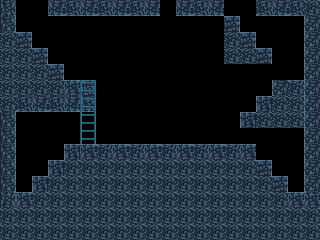

Tiled map render using the project's own tile images. Description and the whole map definition, tile-layer contents included, below:
An orthogonal 20x15 tile map with 16x16 px tiles, 2 tile layers (tiles, foreground) and 23 objects (23x tile).

<map version="1.5" tiledversion="1.6.0" orientation="orthogonal" renderorder="right-down" width="20" height="15" tilewidth="16" tileheight="16" infinite="0" nextlayerid="4" nextobjectid="35">
 <editorsettings>
  <export target="../test_bottom.lua" format="lua" />
 </editorsettings>
 <tileset firstgid="1" name="base" tilewidth="16" tileheight="16" tilecount="418" columns="22">
  <image source="../../../assets/graphics/game/tiles.png" width="352" height="304" />
 </tileset>
 <layer id="1" name="tiles" width="20" height="15">
  <data encoding="csv">
201,0,0,203,202,203,202,203,202,203,0,203,202,203,0,0,202,203,202,203,
223,0,0,0,0,0,0,0,0,0,0,0,0,0,311,0,0,0,0,226,
268,311,0,0,0,0,0,0,0,0,0,0,0,0,268,311,0,0,0,226,
268,268,311,0,0,0,0,0,0,0,0,0,0,0,268,268,311,0,0,226,
268,268,268,311,0,0,0,0,0,0,0,0,0,0,0,0,0,0,0,226,
268,268,268,268,247,311,0,0,0,0,0,0,0,0,0,0,0,226,246,226,
310,202,203,202,203,289,0,0,0,0,0,0,0,0,0,0,312,268,268,226,
223,0,0,0,0,0,0,0,0,0,0,0,0,0,0,312,268,268,268,226,
223,0,0,0,0,0,0,0,0,0,0,0,0,0,0,0,0,0,0,226,
223,0,0,0,312,247,246,247,246,247,246,247,246,247,246,247,0,0,0,226,
223,0,0,312,309,309,309,309,309,309,309,309,309,309,309,309,311,0,0,226,
223,0,312,309,309,309,309,309,309,309,309,309,309,309,309,309,309,311,0,226,
245,247,309,309,309,309,309,309,309,309,309,309,309,309,309,309,309,309,247,248,
309,309,309,309,309,309,309,309,309,309,309,309,309,309,309,309,309,309,309,309,
309,309,309,309,309,309,309,309,309,309,309,309,309,309,309,309,309,309,309,309
</data>
 </layer>
 <layer id="3" name="foreground" width="20" height="15">
  <data encoding="csv">
0,0,0,0,0,0,0,0,0,0,0,0,0,0,0,0,0,0,0,309,
0,0,0,0,0,0,0,0,0,0,0,0,0,0,0,0,0,0,0,0,
0,0,0,0,0,0,0,0,0,0,0,0,0,0,0,0,0,0,0,0,
0,0,0,0,0,0,0,0,0,0,0,0,0,0,0,0,0,0,0,0,
0,0,0,0,0,0,0,0,0,0,0,0,0,0,0,0,0,0,0,0,
0,0,0,0,0,91,0,0,0,0,0,0,0,0,0,0,0,0,0,0,
0,0,0,0,0,91,0,0,0,0,0,0,0,0,0,0,0,0,0,0,
0,0,0,0,0,91,0,0,0,0,0,0,0,0,0,0,0,0,0,0,
0,0,0,0,0,91,0,0,0,0,0,0,0,0,0,0,0,0,0,0,
0,0,0,0,0,0,0,0,0,0,0,0,0,0,0,0,0,0,0,0,
0,0,0,0,0,0,0,0,0,0,0,0,0,0,0,0,0,0,0,0,
0,0,0,0,0,0,0,0,0,0,0,0,0,0,0,0,0,0,0,0,
0,0,0,0,0,0,0,0,0,0,0,0,0,0,0,0,0,0,0,0,
0,0,0,0,0,0,0,0,0,0,0,0,0,0,0,0,0,0,0,0,
0,0,0,0,0,0,0,0,0,0,0,0,0,0,0,0,0,0,0,0
</data>
 </layer>
 <objectgroup id="2" name="entities">
  <object id="2" name="tile" x="0" y="0" width="16" height="16" />
  <object id="3" name="tile" x="0" y="16" width="16" height="224" />
  <object id="4" name="tile" x="304" y="16" width="16" height="224" />
  <object id="5" name="tile" x="16" y="192" width="288" height="48" />
  <object id="6" name="tile" x="64" y="144" width="192" height="48" />
  <object id="7" name="tile" x="48" y="160" width="16" height="32" />
  <object id="9" name="tile" x="32" y="176" width="16" height="16" />
  <object id="10" name="tile" x="256" y="160" width="16" height="32" />
  <object id="11" name="tile" x="272" y="176" width="16" height="16" />
  <object id="17" name="tile" x="176" y="0" width="48" height="16" />
  <object id="20" name="tile" x="48" y="0" width="112" height="16" />
  <object id="21" name="tile" x="16" y="80" width="64" height="32" />
  <object id="23" name="tile" x="16" y="64" width="48" height="16" />
  <object id="24" name="tile" x="16" y="48" width="32" height="16" />
  <object id="25" name="tile" x="16" y="32" width="16" height="16" />
  <object id="26" name="tile" x="80" y="80" width="16" height="64">
   <properties>
    <property name="ladder" type="bool" value="true" />
   </properties>
  </object>
  <object id="27" name="tile" x="256" y="0" width="64" height="16" />
  <object id="28" name="tile" x="224" y="16" width="16" height="48" />
  <object id="29" name="tile" x="240" y="32" width="16" height="32" />
  <object id="30" name="tile" x="256" y="48" width="16" height="16" />
  <object id="31" name="tile" x="240" y="112" width="16" height="16" />
  <object id="32" name="tile" x="256" y="96" width="48" height="32" />
  <object id="33" name="tile" x="272" y="80" width="32" height="16" />
 </objectgroup>
</map>
